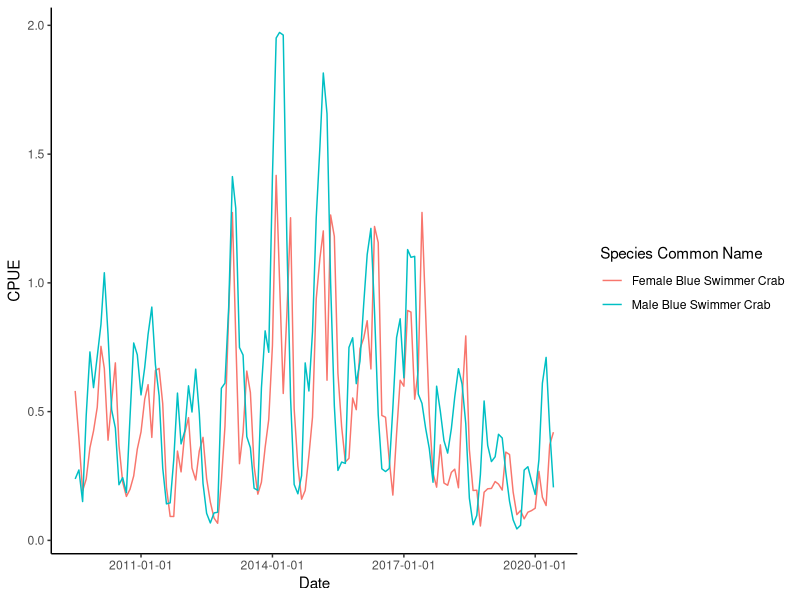
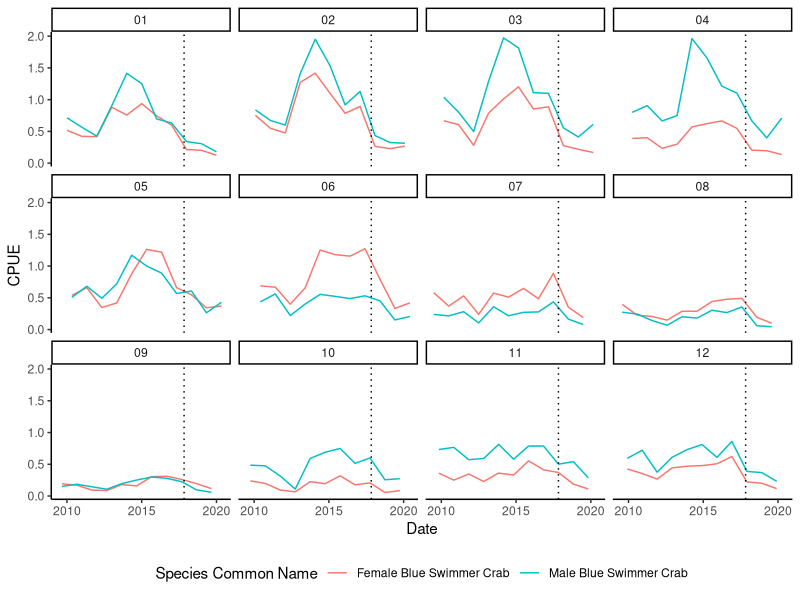
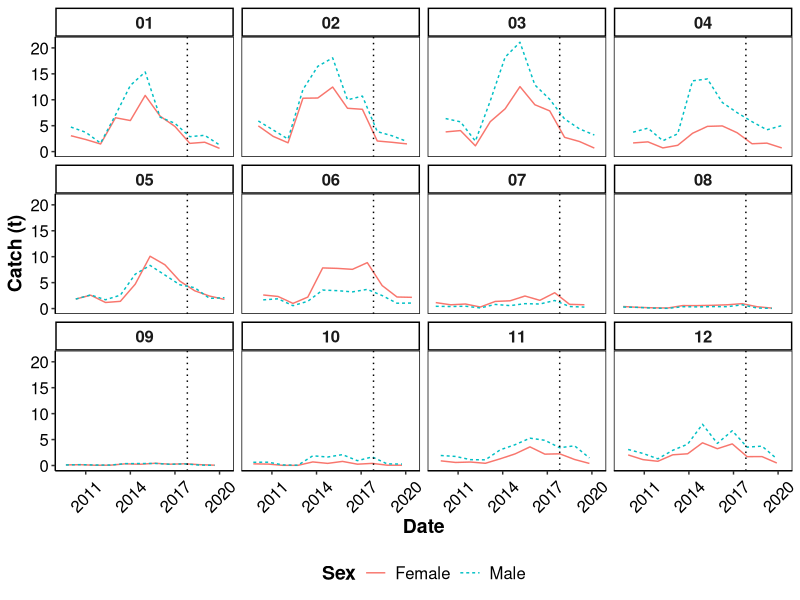
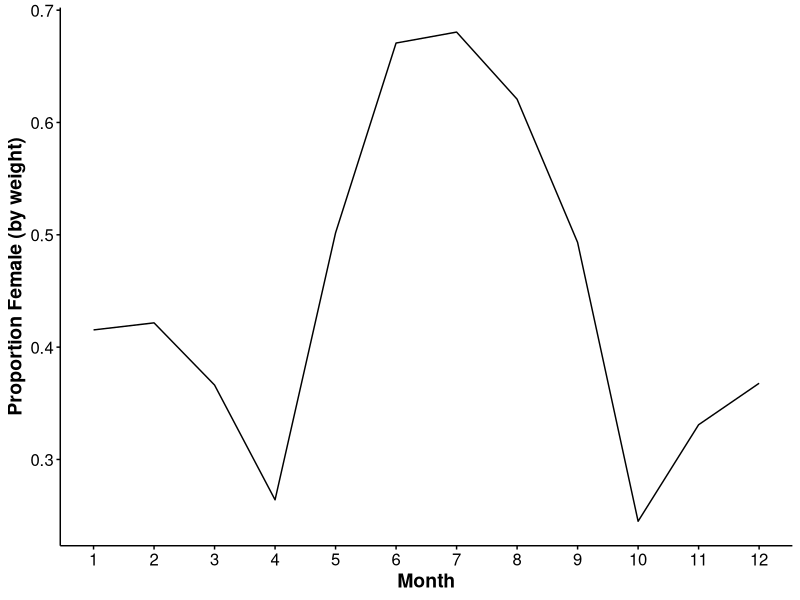
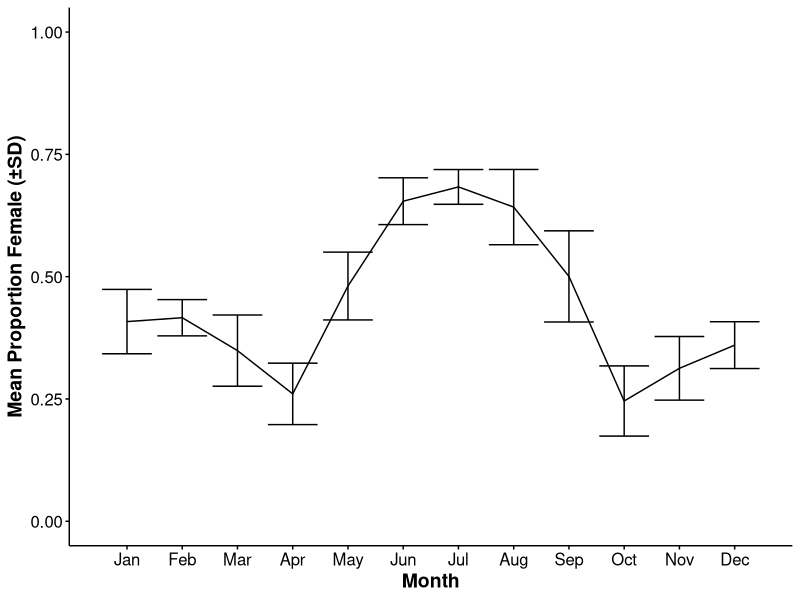

These charts were generated, in order, by the following R code:
# Initial explore

library(tidyverse)

# mydata <- read_csv("Conceptual model/BSC_Logbook/Rosh/EFT4_BSC_Logbook.csv") %>%
#   mutate(Date = lubridate::dmy(`Event Date`))
# 
# dat_sum <- mydata %>% filter(Estuaryname == "Wallis Lake") %>%
#   group_by(`Event date Year`, `Event date Month`, `Species Common Name`) %>%
#   summarise(Total_Catch = sum(`Catch Weight`, na.rm=T),
#             Total_Effort = sum(`Catch Effort Quantity`, na.rm=T),
#             CPUE = Total_Catch/Total_Effort) %>%
#   mutate(Date = lubridate::dmy(paste0("01/",`Event date Month`,"/",`Event date Year`))) %>%
#   ungroup()
# 
# dat_sum  
# 
# write_csv(dat_sum, "Conceptual model/Commercial CPUE Wallis Lake summary 18-21.csv")
# 
# ggplot(dat_sum, aes(x=Date, y = CPUE, col=`Species Common Name`))+ geom_line() +
#   theme_classic()
# 
# ggsave("Conceptual model/monthly CPUE by sex.png",dpi=600, width=21, height=14.8, units="cm")  
# 
# 
# ### combine sexes
# dat_sum2 <- mydata %>% filter(Estuaryname == "Wallis Lake") %>%
#   group_by(`Event date Year`, `Event date Month`) %>%
#   summarise(Total_Catch = sum(`Catch Weight`, na.rm=T),
#             Total_Effort = sum(`Catch Effort Quantity`, na.rm=T),
#             CPUE = Total_Catch/Total_Effort) %>%
#   mutate(Date = lubridate::dmy(paste0("01/",`Event date Month`,"/",`Event date Year`))) %>%
#   ungroup()
# 
# dat_sum2  
# 
# ggplot(dat_sum2, aes(x=Date, y = CPUE))+ geom_line() +
#   theme_classic()
# ggsave("Conceptual model/monthly CPUE.png",dpi=600, width=21, height=14.8, units="cm")  
# 
# 
# rdat <- read_csv("Final Data/Bio_Environ_full_WLL_1.csv")
# rdat <- rdat %>% mutate(Month = lubridate::month(Date),
#                         Year = lubridate::year(Date))
# 
# rsum <- rdat %>% group_by(Month, Year) %>% 
#   summarise(n=n(),
#             CPUE_all = sum(All_crabs)/n,
#             CPUE_recruits = sum(All_recruits)/n,
#             CPUE_F_recruits = sum(F_recruits)/n,
#             CPUE_M_recruits = sum(M_recruits)/n)
# rsum
# 
# psych::pairs.panels(rsum)
# datdat <- dat_sum %>% mutate(Month = as.numeric(`Event date Month`)) %>%
#   rename(Year = `Event date Year`) %>%
#   select(-Date, -`Event date Month`)
# 
# fdat <- full_join(datdat, rsum)
# 
# psych::pairs.panels(fdat)
# 
# ### 2015 - 2018
# library(tidyverse)
# 
# mydata <- read_csv("Conceptual model/BSC_Logbook/BSC_2015-2018.csv") %>%
#   mutate(Date = lubridate::dmy(`Event Date`))
# 
# dat_sum <- mydata %>% filter(Estuaryname == "Wallis Lake") %>%
#   group_by(`Event date Year`, `Event date Month`, `Species Common Name`) %>%
#   summarise(Total_Catch = sum(`Catch Weight`, na.rm=T),
#             Total_Effort = sum(`Catch Effort Quantity`, na.rm=T),
#             CPUE = Total_Catch/Total_Effort) %>%
#   mutate(Date = lubridate::dmy(paste0("01/",`Event date Month`,"/",`Event date Year`))) %>%
#   ungroup()
# 
# dat_sum  
# 
# write_csv(dat_sum, "Conceptual model/Commercial CPUE Wallis Lake summary 15-18.csv")
# 
# ggplot(dat_sum, aes(x=Date, y = CPUE, col=`Species Common Name`))+ geom_line() +
#   theme_classic()
# 
# #ggsave("Conceptual model/monthly CPUE by sex.png",dpi=600, width=21, height=14.8, units="cm")  
# 
# 
# ### 2012 - 2015
# library(tidyverse)
# 
# mydata <- read_csv("Conceptual model/BSC_Logbook/BSC_2012_2015_OUT.csv") %>%
#   mutate(Date = lubridate::dmy(`Event Date`))
# 
# dat_sum <- mydata %>% filter(Estuaryname == "Wallis Lake") %>%
#   group_by(`Event date Year`, `Event date Month`, `Species Common Name`) %>%
#   summarise(Total_Catch = sum(`Catch Weight`, na.rm=T),
#             Total_Effort = sum(`Catch Effort Quantity`, na.rm=T),
#             CPUE = Total_Catch/Total_Effort) %>%
#   mutate(Date = lubridate::dmy(paste0("01/",`Event date Month`,"/",`Event date Year`))) %>%
#   ungroup()
# 
# dat_sum  
# 
# write_csv(dat_sum, "Conceptual model/Commercial CPUE Wallis Lake summary 12-15.csv")
# 
# ggplot(dat_sum, aes(x=Date, y = CPUE, col=`Species Common Name`))+ geom_line() +
#   theme_classic()
# 
# 
# ### 2009 - 2012
# library(tidyverse)
# 
# mydata <- read_csv("Conceptual model/BSC_Logbook/BSC_2009-2012.csv") %>%
#   mutate(Date = lubridate::dmy(`Event Date`))
# 
# dat_sum <- mydata %>% filter(Estuaryname == "Wallis Lake") %>%
#   group_by(`Event date Year`, `Event date Month`, `Species Common Name`) %>%
#   summarise(Total_Catch = sum(`Catch Weight`, na.rm=T),
#             Total_Effort = sum(`Catch Effort Quantity`, na.rm=T),
#             CPUE = Total_Catch/Total_Effort) %>%
#   mutate(Date = lubridate::dmy(paste0("01/",`Event date Month`,"/",`Event date Year`))) %>%
#   ungroup()
# 
# dat_sum  
# 
# write_csv(dat_sum, "Conceptual model/Commercial CPUE Wallis Lake summary 09-12.csv")
# 
# ggplot(dat_sum, aes(x=Date, y = CPUE, col=`Species Common Name`))+ geom_line() +
#   theme_classic()
# 
# 
# ### combine all
# 
# dat1 <- read_csv("Conceptual model/Commercial CPUE Wallis Lake summary 09-12.csv")
# dat2 <- read_csv("Conceptual model/Commercial CPUE Wallis Lake summary 12-15.csv")
# dat3 <- read_csv("Conceptual model/Commercial CPUE Wallis Lake summary 15-18.csv")
# dat4 <- read_csv("Conceptual model/Commercial CPUE Wallis Lake summary 18-21.csv")
# 
# all_dat <- bind_rows(dat1, dat2, dat3, dat4)
# 
# write_csv(all_dat, "Conceptual model/Commercial CPUE Wallis Lake monthly by sex.csv")
all_dat <- read_csv("Data/Commercial CPUE Wallis Lake monthly by sex.csv")


ggplot(all_dat, aes(x=Date, y = CPUE, col=`Species Common Name`))+ geom_line() +
  theme_classic() + scale_x_date(breaks = "3 year")
#ggsave("Conceptual model/latest data from DJ/CPUE Wallis by sex.png", dpi =600, width =21, height=14.8, units="cm")

ggplot(all_dat, aes(x=Date, y = CPUE, col=`Species Common Name`))+ geom_line() +
  theme_classic() + facet_wrap(~`Event date Month`) + theme(legend.position = "bottom")+
  geom_vline(xintercept = as.Date("2017-11-01"), linetype=3)
#ggsave("Conceptual model/latest data from DJ/CPUE Wallis monthyl by sex.png", dpi =600, width =21, height=21, units="cm")

ggplot(all_dat, aes(x=Date, y = Total_Catch/1000, col=`Species Common Name`, linetype=`Species Common Name`))+ geom_line() +
  theme_classic() + facet_wrap(~`Event date Month`) + ylab("Catch (t)")+ 
  geom_vline(xintercept = as.Date("2017-11-01"), linetype=3)+
  scale_x_date(date_breaks = "3 years", date_labels = "%Y")+
  scale_linetype_discrete(name="Sex", labels = c("Female", "Male"))+
  scale_color_discrete(name="Sex", labels = c("Female", "Male"))+
  theme(axis.title = element_text(face="bold", size=14),
        axis.text = element_text(size=12, colour="black"),
        axis.text.x = element_text(size=12, colour="black", angle=45, vjust=0.5),
        panel.border = element_rect(fill=NA, colour="black"),
        legend.position = "bottom",
        strip.text = element_text(face="bold", size=12),
        legend.title = element_text(face="bold", size=14),
        legend.text = element_text(size=12))
#ggsave("Conceptual model/Figures/Catch Total Wallis monthly by sex.pdf", dpi =600, width =21, height=21, units="cm")


mdat <- all_dat %>% filter(`Species Common Name` == "Male Blue Swimmer Crab")
f1 <- lm(Total_Catch ~ Total_Effort,data=mdat)
summary(f1)


fdat <- all_dat %>% filter(`Species Common Name` == "Female Blue Swimmer Crab")
f2 <- lm(Total_Catch ~ Total_Effort,data=fdat)
summary(f2)

sumdat <- all_dat %>% group_by(`Event date Month`, `Species Common Name`) %>% summarise(Total_Catch = sum(Total_Catch, na.rm=T)) %>%
  mutate(`Event date Month`= as.numeric(`Event date Month`),
         Season = case_when((`Event date Month` >= 6 & `Event date Month` <=11) ~ "Winter",
                            `Event date Month` <= 4 ~ "Summer",
                     T ~ "Other")) %>% ungroup() 
sumdatA <- sumdat %>% pivot_wider(names_from = `Species Common Name`, values_from = Total_Catch) %>%
  mutate(Female_Proportion = `Female Blue Swimmer Crab`/(`Female Blue Swimmer Crab`+`Male Blue Swimmer Crab`))

ggplot(sumdatA, aes(`Event date Month`, Female_Proportion)) + geom_line() +theme_classic()+
  theme(axis.text = element_text(colour="black", size=12),
        axis.title = element_text(face="bold", size=14),
        axis.ticks = element_line(colour="black")) +
  scale_x_continuous(breaks = seq(1,12,1)) +xlab("Month")+ ylab("Proportion Female (by weight)")
#ggsave("Conceptual model/latest data from DJ/Sex ratio by month.png", dpi=600, width=15, height=15, units="cm")

sumdatB <- all_dat %>% select(-5,-6) %>%
  pivot_wider(names_from = `Species Common Name`, values_from = Total_Catch) %>%
  mutate(Female_Proportion = `Female Blue Swimmer Crab`/(`Female Blue Swimmer Crab`+`Male Blue Swimmer Crab`)) %>%
  group_by(`Event date Month`) %>% summarise(Female_Proportion_mean = mean(Female_Proportion),
                                             sd_Fem_Prop = sd(Female_Proportion),
                                             n=n(),
                                             SE_Fem_Prop = sd_Fem_Prop/sqrt(n)) %>%
  mutate(month = as.numeric(`Event date Month`))

ggplot(sumdatB, aes(month, Female_Proportion_mean)) + geom_line() +theme_classic()+
  geom_errorbar(aes(ymin=Female_Proportion_mean - sd_Fem_Prop, ymax = Female_Proportion_mean + sd_Fem_Prop))+
  theme(axis.text = element_text(colour="black", size=12),
        axis.title = element_text(face="bold", size=14),
        axis.ticks = element_line(colour="black")) +
  scale_y_continuous(limits = c(0,1), breaks=seq(0,1, 0.25))+
  scale_x_continuous(breaks = seq(1,12,1), labels = c("Jan", "Feb", "Mar", "Apr", "May", "Jun", "Jul",
                                                      "Aug", "Sep", "Oct", "Nov", "Dec")) +
  xlab("Month")+ ylab("Mean Proportion Female (±SD)")
#ggsave("Conceptual model/Figures/Female catch proportions.pdf", units="cm", height = 14.8, width =21, dpi=600)
#ggsave("Conceptual model/Figures/Female catch proportions.png", units="cm", height = 14.8, width =21, dpi=600)


# sumdat2 <- sumdat %>%
# group_by(Season, `Species Common Name`) %>%
#   summarise(Total_Catch = sum(Total_Catch, na.rm=T)) %>%
#   pivot_wider(names_from = `Species Common Name`, values_from = Total_Catch) %>%
#   mutate(Female_Proportion = `Female Blue Swimmer Crab`/(`Female Blue Swimmer Crab`+`Male Blue Swimmer Crab`))
# 
# ### Old stuff

# library(glmmTMB)
# library(DHARMa)
# f3 <- glmmTMB(Total_Catch ~ `Species Common Name`,data=all_dat, family="tweedie", offset=log(Total_Effort))
# resids <- simulateResiduals(f3)
# plot(resids)
# summary(f3)
# car::Anova(f3)
# 
# 
# all_dat$Prediction <- predict(f3, newdata = all_dat, type="response")
# 
# ggplot(all_dat, aes(x=Date, y = Total_Catch))+ geom_line() +
#   theme_classic() + geom_line(aes(y=Prediction), lty=2) + facet_wrap(~`Species Common Name`, ncol=1)
# #ggsave("Conceptual model/latest data from DJ/Catch predictions by effort.png", dpi =600, width =21, height=15, units="cm")
# 
# 
# head(all_dat)
# 
# no_sex <- all_dat %>% group_by(`Event date Year`, `Event date Month`, Date) %>%
#   summarise(Total_Catch= sum(Total_Catch), Effort = max(Total_Effort)) %>%
#   mutate(CPUE = Total_Catch/Effort)
# 
# 
# head(no_sex)
# 
# ggplot(no_sex, aes(x=Date, y = Total_Catch))+ geom_line() +
#   theme_classic() #+ geom_line(aes(y=Prediction), lty=2) #+ facet_wrap(~`Species Common Name`, ncol=1)
# ggsave("Conceptual model/latest data from DJ/Catch combined sexes.png", dpi =600, width =21, height=15, units="cm")
# 
# ggplot(no_sex, aes(x=Date, y = CPUE))+ geom_line() +
#   theme_classic()
# ggsave("Conceptual model/latest data from DJ/CPUE combined sexes.png", dpi =600, width =21, height=15, units="cm")
# 
# winter_harvest <- no_sex %>% mutate(Month = as.numeric(`Event date Month`)) %>%
#   filter(Month<11 & Month >7) %>% group_by(`Event date Year`) %>%
#   summarise(winter_Total_Catch = sum(Total_Catch, na.rm=T),
#             winter_Total_Effort = sum(Effort, na.rm=T),
#             winter_CPUE = winter_Total_Catch/winter_Total_Effort)
#   
# peak_harvest <- no_sex %>% mutate(Month = as.numeric(`Event date Month`)) %>%
#   filter(Month<6) %>% group_by(`Event date Year`) %>%
#   summarise(Peak_Total_Catch = sum(Total_Catch, na.rm=T),
#             Peak_Total_Effort = sum(Effort, na.rm=T),
#             Peak_CPUE = Peak_Total_Catch/Peak_Total_Effort)    
# 
# ddat <- winter_harvest %>% left_join(peak_harvest) %>% mutate(ratio_peak_winter = Peak_Total_Catch/winter_Total_Catch)
# 
# psych::pairs.panels(ddat)
